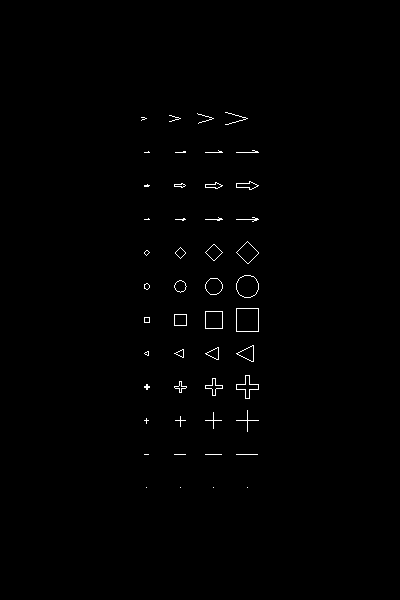

Write the Python code that produced this figure.
#!/usr/bin/env python

# Demonstrate vtkGlyphSource2D scaling by rendering all glyph types
# at four different fixed scale values in a grid layout.

# Factory overrides
import vtkmodules.vtkInteractionStyle  # noqa: F401
import vtkmodules.vtkRenderingFreeType  # noqa: F401
import vtkmodules.vtkRenderingOpenGL2  # noqa: F401

from vtkmodules.vtkCommonCore import vtkPoints
from vtkmodules.vtkCommonDataModel import vtkPolyData
from vtkmodules.vtkFiltersCore import vtkGlyph2D
from vtkmodules.vtkFiltersSources import vtkGlyphSource2D
from vtkmodules.vtkRenderingCore import (
    vtkActor,
    vtkPolyDataMapper,
    vtkRenderWindow,
    vtkRenderWindowInteractor,
    vtkRenderer,
)

# Row 0: VTK_NO_GLYPH (type 0)
points_0_0 = vtkPoints()
points_0_0.InsertNextPoint(3, 0, 0)
polydata_0_0 = vtkPolyData()
polydata_0_0.SetPoints(points_0_0)
glyph_source_0_0 = vtkGlyphSource2D()
glyph_source_0_0.SetGlyphType(0)
glyph_source_0_0.FilledOff()
glyph_source_0_0.SetResolution(25)
glyph_source_0_0.SetScale(0.5)
glyph_0_0 = vtkGlyph2D()
glyph_0_0.SetSourceConnection(glyph_source_0_0.GetOutputPort())
glyph_0_0.SetInputData(polydata_0_0)
glyph_0_0.Update()
mapper_0_0 = vtkPolyDataMapper()
mapper_0_0.SetInputConnection(glyph_0_0.GetOutputPort())
actor_0_0 = vtkActor()
actor_0_0.SetMapper(mapper_0_0)

points_0_1 = vtkPoints()
points_0_1.InsertNextPoint(6, 0, 0)
polydata_0_1 = vtkPolyData()
polydata_0_1.SetPoints(points_0_1)
glyph_source_0_1 = vtkGlyphSource2D()
glyph_source_0_1.SetGlyphType(0)
glyph_source_0_1.FilledOff()
glyph_source_0_1.SetResolution(25)
glyph_source_0_1.SetScale(1.0)
glyph_0_1 = vtkGlyph2D()
glyph_0_1.SetSourceConnection(glyph_source_0_1.GetOutputPort())
glyph_0_1.SetInputData(polydata_0_1)
glyph_0_1.Update()
mapper_0_1 = vtkPolyDataMapper()
mapper_0_1.SetInputConnection(glyph_0_1.GetOutputPort())
actor_0_1 = vtkActor()
actor_0_1.SetMapper(mapper_0_1)

points_0_2 = vtkPoints()
points_0_2.InsertNextPoint(9, 0, 0)
polydata_0_2 = vtkPolyData()
polydata_0_2.SetPoints(points_0_2)
glyph_source_0_2 = vtkGlyphSource2D()
glyph_source_0_2.SetGlyphType(0)
glyph_source_0_2.FilledOff()
glyph_source_0_2.SetResolution(25)
glyph_source_0_2.SetScale(1.5)
glyph_0_2 = vtkGlyph2D()
glyph_0_2.SetSourceConnection(glyph_source_0_2.GetOutputPort())
glyph_0_2.SetInputData(polydata_0_2)
glyph_0_2.Update()
mapper_0_2 = vtkPolyDataMapper()
mapper_0_2.SetInputConnection(glyph_0_2.GetOutputPort())
actor_0_2 = vtkActor()
actor_0_2.SetMapper(mapper_0_2)

points_0_3 = vtkPoints()
points_0_3.InsertNextPoint(12, 0, 0)
polydata_0_3 = vtkPolyData()
polydata_0_3.SetPoints(points_0_3)
glyph_source_0_3 = vtkGlyphSource2D()
glyph_source_0_3.SetGlyphType(0)
glyph_source_0_3.FilledOff()
glyph_source_0_3.SetResolution(25)
glyph_source_0_3.SetScale(2.0)
glyph_0_3 = vtkGlyph2D()
glyph_0_3.SetSourceConnection(glyph_source_0_3.GetOutputPort())
glyph_0_3.SetInputData(polydata_0_3)
glyph_0_3.Update()
mapper_0_3 = vtkPolyDataMapper()
mapper_0_3.SetInputConnection(glyph_0_3.GetOutputPort())
actor_0_3 = vtkActor()
actor_0_3.SetMapper(mapper_0_3)

# Row 1: VTK_VERTEX_GLYPH (type 1)
points_1_0 = vtkPoints()
points_1_0.InsertNextPoint(3, 3, 0)
polydata_1_0 = vtkPolyData()
polydata_1_0.SetPoints(points_1_0)
glyph_source_1_0 = vtkGlyphSource2D()
glyph_source_1_0.SetGlyphType(1)
glyph_source_1_0.FilledOff()
glyph_source_1_0.SetResolution(25)
glyph_source_1_0.SetScale(0.5)
glyph_1_0 = vtkGlyph2D()
glyph_1_0.SetSourceConnection(glyph_source_1_0.GetOutputPort())
glyph_1_0.SetInputData(polydata_1_0)
glyph_1_0.Update()
mapper_1_0 = vtkPolyDataMapper()
mapper_1_0.SetInputConnection(glyph_1_0.GetOutputPort())
actor_1_0 = vtkActor()
actor_1_0.SetMapper(mapper_1_0)

points_1_1 = vtkPoints()
points_1_1.InsertNextPoint(6, 3, 0)
polydata_1_1 = vtkPolyData()
polydata_1_1.SetPoints(points_1_1)
glyph_source_1_1 = vtkGlyphSource2D()
glyph_source_1_1.SetGlyphType(1)
glyph_source_1_1.FilledOff()
glyph_source_1_1.SetResolution(25)
glyph_source_1_1.SetScale(1.0)
glyph_1_1 = vtkGlyph2D()
glyph_1_1.SetSourceConnection(glyph_source_1_1.GetOutputPort())
glyph_1_1.SetInputData(polydata_1_1)
glyph_1_1.Update()
mapper_1_1 = vtkPolyDataMapper()
mapper_1_1.SetInputConnection(glyph_1_1.GetOutputPort())
actor_1_1 = vtkActor()
actor_1_1.SetMapper(mapper_1_1)

points_1_2 = vtkPoints()
points_1_2.InsertNextPoint(9, 3, 0)
polydata_1_2 = vtkPolyData()
polydata_1_2.SetPoints(points_1_2)
glyph_source_1_2 = vtkGlyphSource2D()
glyph_source_1_2.SetGlyphType(1)
glyph_source_1_2.FilledOff()
glyph_source_1_2.SetResolution(25)
glyph_source_1_2.SetScale(1.5)
glyph_1_2 = vtkGlyph2D()
glyph_1_2.SetSourceConnection(glyph_source_1_2.GetOutputPort())
glyph_1_2.SetInputData(polydata_1_2)
glyph_1_2.Update()
mapper_1_2 = vtkPolyDataMapper()
mapper_1_2.SetInputConnection(glyph_1_2.GetOutputPort())
actor_1_2 = vtkActor()
actor_1_2.SetMapper(mapper_1_2)

points_1_3 = vtkPoints()
points_1_3.InsertNextPoint(12, 3, 0)
polydata_1_3 = vtkPolyData()
polydata_1_3.SetPoints(points_1_3)
glyph_source_1_3 = vtkGlyphSource2D()
glyph_source_1_3.SetGlyphType(1)
glyph_source_1_3.FilledOff()
glyph_source_1_3.SetResolution(25)
glyph_source_1_3.SetScale(2.0)
glyph_1_3 = vtkGlyph2D()
glyph_1_3.SetSourceConnection(glyph_source_1_3.GetOutputPort())
glyph_1_3.SetInputData(polydata_1_3)
glyph_1_3.Update()
mapper_1_3 = vtkPolyDataMapper()
mapper_1_3.SetInputConnection(glyph_1_3.GetOutputPort())
actor_1_3 = vtkActor()
actor_1_3.SetMapper(mapper_1_3)

# Row 2: VTK_DASH_GLYPH (type 2)
points_2_0 = vtkPoints()
points_2_0.InsertNextPoint(3, 6, 0)
polydata_2_0 = vtkPolyData()
polydata_2_0.SetPoints(points_2_0)
glyph_source_2_0 = vtkGlyphSource2D()
glyph_source_2_0.SetGlyphType(2)
glyph_source_2_0.FilledOff()
glyph_source_2_0.SetResolution(25)
glyph_source_2_0.SetScale(0.5)
glyph_2_0 = vtkGlyph2D()
glyph_2_0.SetSourceConnection(glyph_source_2_0.GetOutputPort())
glyph_2_0.SetInputData(polydata_2_0)
glyph_2_0.Update()
mapper_2_0 = vtkPolyDataMapper()
mapper_2_0.SetInputConnection(glyph_2_0.GetOutputPort())
actor_2_0 = vtkActor()
actor_2_0.SetMapper(mapper_2_0)

points_2_1 = vtkPoints()
points_2_1.InsertNextPoint(6, 6, 0)
polydata_2_1 = vtkPolyData()
polydata_2_1.SetPoints(points_2_1)
glyph_source_2_1 = vtkGlyphSource2D()
glyph_source_2_1.SetGlyphType(2)
glyph_source_2_1.FilledOff()
glyph_source_2_1.SetResolution(25)
glyph_source_2_1.SetScale(1.0)
glyph_2_1 = vtkGlyph2D()
glyph_2_1.SetSourceConnection(glyph_source_2_1.GetOutputPort())
glyph_2_1.SetInputData(polydata_2_1)
glyph_2_1.Update()
mapper_2_1 = vtkPolyDataMapper()
mapper_2_1.SetInputConnection(glyph_2_1.GetOutputPort())
actor_2_1 = vtkActor()
actor_2_1.SetMapper(mapper_2_1)

points_2_2 = vtkPoints()
points_2_2.InsertNextPoint(9, 6, 0)
polydata_2_2 = vtkPolyData()
polydata_2_2.SetPoints(points_2_2)
glyph_source_2_2 = vtkGlyphSource2D()
glyph_source_2_2.SetGlyphType(2)
glyph_source_2_2.FilledOff()
glyph_source_2_2.SetResolution(25)
glyph_source_2_2.SetScale(1.5)
glyph_2_2 = vtkGlyph2D()
glyph_2_2.SetSourceConnection(glyph_source_2_2.GetOutputPort())
glyph_2_2.SetInputData(polydata_2_2)
glyph_2_2.Update()
mapper_2_2 = vtkPolyDataMapper()
mapper_2_2.SetInputConnection(glyph_2_2.GetOutputPort())
actor_2_2 = vtkActor()
actor_2_2.SetMapper(mapper_2_2)

points_2_3 = vtkPoints()
points_2_3.InsertNextPoint(12, 6, 0)
polydata_2_3 = vtkPolyData()
polydata_2_3.SetPoints(points_2_3)
glyph_source_2_3 = vtkGlyphSource2D()
glyph_source_2_3.SetGlyphType(2)
glyph_source_2_3.FilledOff()
glyph_source_2_3.SetResolution(25)
glyph_source_2_3.SetScale(2.0)
glyph_2_3 = vtkGlyph2D()
glyph_2_3.SetSourceConnection(glyph_source_2_3.GetOutputPort())
glyph_2_3.SetInputData(polydata_2_3)
glyph_2_3.Update()
mapper_2_3 = vtkPolyDataMapper()
mapper_2_3.SetInputConnection(glyph_2_3.GetOutputPort())
actor_2_3 = vtkActor()
actor_2_3.SetMapper(mapper_2_3)

# Row 3: VTK_CROSS_GLYPH (type 3)
points_3_0 = vtkPoints()
points_3_0.InsertNextPoint(3, 9, 0)
polydata_3_0 = vtkPolyData()
polydata_3_0.SetPoints(points_3_0)
glyph_source_3_0 = vtkGlyphSource2D()
glyph_source_3_0.SetGlyphType(3)
glyph_source_3_0.FilledOff()
glyph_source_3_0.SetResolution(25)
glyph_source_3_0.SetScale(0.5)
glyph_3_0 = vtkGlyph2D()
glyph_3_0.SetSourceConnection(glyph_source_3_0.GetOutputPort())
glyph_3_0.SetInputData(polydata_3_0)
glyph_3_0.Update()
mapper_3_0 = vtkPolyDataMapper()
mapper_3_0.SetInputConnection(glyph_3_0.GetOutputPort())
actor_3_0 = vtkActor()
actor_3_0.SetMapper(mapper_3_0)

points_3_1 = vtkPoints()
points_3_1.InsertNextPoint(6, 9, 0)
polydata_3_1 = vtkPolyData()
polydata_3_1.SetPoints(points_3_1)
glyph_source_3_1 = vtkGlyphSource2D()
glyph_source_3_1.SetGlyphType(3)
glyph_source_3_1.FilledOff()
glyph_source_3_1.SetResolution(25)
glyph_source_3_1.SetScale(1.0)
glyph_3_1 = vtkGlyph2D()
glyph_3_1.SetSourceConnection(glyph_source_3_1.GetOutputPort())
glyph_3_1.SetInputData(polydata_3_1)
glyph_3_1.Update()
mapper_3_1 = vtkPolyDataMapper()
mapper_3_1.SetInputConnection(glyph_3_1.GetOutputPort())
actor_3_1 = vtkActor()
actor_3_1.SetMapper(mapper_3_1)

points_3_2 = vtkPoints()
points_3_2.InsertNextPoint(9, 9, 0)
polydata_3_2 = vtkPolyData()
polydata_3_2.SetPoints(points_3_2)
glyph_source_3_2 = vtkGlyphSource2D()
glyph_source_3_2.SetGlyphType(3)
glyph_source_3_2.FilledOff()
glyph_source_3_2.SetResolution(25)
glyph_source_3_2.SetScale(1.5)
glyph_3_2 = vtkGlyph2D()
glyph_3_2.SetSourceConnection(glyph_source_3_2.GetOutputPort())
glyph_3_2.SetInputData(polydata_3_2)
glyph_3_2.Update()
mapper_3_2 = vtkPolyDataMapper()
mapper_3_2.SetInputConnection(glyph_3_2.GetOutputPort())
actor_3_2 = vtkActor()
actor_3_2.SetMapper(mapper_3_2)

points_3_3 = vtkPoints()
points_3_3.InsertNextPoint(12, 9, 0)
polydata_3_3 = vtkPolyData()
polydata_3_3.SetPoints(points_3_3)
glyph_source_3_3 = vtkGlyphSource2D()
glyph_source_3_3.SetGlyphType(3)
glyph_source_3_3.FilledOff()
glyph_source_3_3.SetResolution(25)
glyph_source_3_3.SetScale(2.0)
glyph_3_3 = vtkGlyph2D()
glyph_3_3.SetSourceConnection(glyph_source_3_3.GetOutputPort())
glyph_3_3.SetInputData(polydata_3_3)
glyph_3_3.Update()
mapper_3_3 = vtkPolyDataMapper()
mapper_3_3.SetInputConnection(glyph_3_3.GetOutputPort())
actor_3_3 = vtkActor()
actor_3_3.SetMapper(mapper_3_3)

# Row 4: VTK_THICKCROSS_GLYPH (type 4)
points_4_0 = vtkPoints()
points_4_0.InsertNextPoint(3, 12, 0)
polydata_4_0 = vtkPolyData()
polydata_4_0.SetPoints(points_4_0)
glyph_source_4_0 = vtkGlyphSource2D()
glyph_source_4_0.SetGlyphType(4)
glyph_source_4_0.FilledOff()
glyph_source_4_0.SetResolution(25)
glyph_source_4_0.SetScale(0.5)
glyph_4_0 = vtkGlyph2D()
glyph_4_0.SetSourceConnection(glyph_source_4_0.GetOutputPort())
glyph_4_0.SetInputData(polydata_4_0)
glyph_4_0.Update()
mapper_4_0 = vtkPolyDataMapper()
mapper_4_0.SetInputConnection(glyph_4_0.GetOutputPort())
actor_4_0 = vtkActor()
actor_4_0.SetMapper(mapper_4_0)

points_4_1 = vtkPoints()
points_4_1.InsertNextPoint(6, 12, 0)
polydata_4_1 = vtkPolyData()
polydata_4_1.SetPoints(points_4_1)
glyph_source_4_1 = vtkGlyphSource2D()
glyph_source_4_1.SetGlyphType(4)
glyph_source_4_1.FilledOff()
glyph_source_4_1.SetResolution(25)
glyph_source_4_1.SetScale(1.0)
glyph_4_1 = vtkGlyph2D()
glyph_4_1.SetSourceConnection(glyph_source_4_1.GetOutputPort())
glyph_4_1.SetInputData(polydata_4_1)
glyph_4_1.Update()
mapper_4_1 = vtkPolyDataMapper()
mapper_4_1.SetInputConnection(glyph_4_1.GetOutputPort())
actor_4_1 = vtkActor()
actor_4_1.SetMapper(mapper_4_1)

points_4_2 = vtkPoints()
points_4_2.InsertNextPoint(9, 12, 0)
polydata_4_2 = vtkPolyData()
polydata_4_2.SetPoints(points_4_2)
glyph_source_4_2 = vtkGlyphSource2D()
glyph_source_4_2.SetGlyphType(4)
glyph_source_4_2.FilledOff()
glyph_source_4_2.SetResolution(25)
glyph_source_4_2.SetScale(1.5)
glyph_4_2 = vtkGlyph2D()
glyph_4_2.SetSourceConnection(glyph_source_4_2.GetOutputPort())
glyph_4_2.SetInputData(polydata_4_2)
glyph_4_2.Update()
mapper_4_2 = vtkPolyDataMapper()
mapper_4_2.SetInputConnection(glyph_4_2.GetOutputPort())
actor_4_2 = vtkActor()
actor_4_2.SetMapper(mapper_4_2)

points_4_3 = vtkPoints()
points_4_3.InsertNextPoint(12, 12, 0)
polydata_4_3 = vtkPolyData()
polydata_4_3.SetPoints(points_4_3)
glyph_source_4_3 = vtkGlyphSource2D()
glyph_source_4_3.SetGlyphType(4)
glyph_source_4_3.FilledOff()
glyph_source_4_3.SetResolution(25)
glyph_source_4_3.SetScale(2.0)
glyph_4_3 = vtkGlyph2D()
glyph_4_3.SetSourceConnection(glyph_source_4_3.GetOutputPort())
glyph_4_3.SetInputData(polydata_4_3)
glyph_4_3.Update()
mapper_4_3 = vtkPolyDataMapper()
mapper_4_3.SetInputConnection(glyph_4_3.GetOutputPort())
actor_4_3 = vtkActor()
actor_4_3.SetMapper(mapper_4_3)

# Row 5: VTK_TRIANGLE_GLYPH (type 5)
points_5_0 = vtkPoints()
points_5_0.InsertNextPoint(3, 15, 0)
polydata_5_0 = vtkPolyData()
polydata_5_0.SetPoints(points_5_0)
glyph_source_5_0 = vtkGlyphSource2D()
glyph_source_5_0.SetGlyphType(5)
glyph_source_5_0.FilledOff()
glyph_source_5_0.SetResolution(25)
glyph_source_5_0.SetScale(0.5)
glyph_source_5_0.SetRotationAngle(90)
glyph_5_0 = vtkGlyph2D()
glyph_5_0.SetSourceConnection(glyph_source_5_0.GetOutputPort())
glyph_5_0.SetInputData(polydata_5_0)
glyph_5_0.Update()
mapper_5_0 = vtkPolyDataMapper()
mapper_5_0.SetInputConnection(glyph_5_0.GetOutputPort())
actor_5_0 = vtkActor()
actor_5_0.SetMapper(mapper_5_0)

points_5_1 = vtkPoints()
points_5_1.InsertNextPoint(6, 15, 0)
polydata_5_1 = vtkPolyData()
polydata_5_1.SetPoints(points_5_1)
glyph_source_5_1 = vtkGlyphSource2D()
glyph_source_5_1.SetGlyphType(5)
glyph_source_5_1.FilledOff()
glyph_source_5_1.SetResolution(25)
glyph_source_5_1.SetScale(1.0)
glyph_source_5_1.SetRotationAngle(90)
glyph_5_1 = vtkGlyph2D()
glyph_5_1.SetSourceConnection(glyph_source_5_1.GetOutputPort())
glyph_5_1.SetInputData(polydata_5_1)
glyph_5_1.Update()
mapper_5_1 = vtkPolyDataMapper()
mapper_5_1.SetInputConnection(glyph_5_1.GetOutputPort())
actor_5_1 = vtkActor()
actor_5_1.SetMapper(mapper_5_1)

points_5_2 = vtkPoints()
points_5_2.InsertNextPoint(9, 15, 0)
polydata_5_2 = vtkPolyData()
polydata_5_2.SetPoints(points_5_2)
glyph_source_5_2 = vtkGlyphSource2D()
glyph_source_5_2.SetGlyphType(5)
glyph_source_5_2.FilledOff()
glyph_source_5_2.SetResolution(25)
glyph_source_5_2.SetScale(1.5)
glyph_source_5_2.SetRotationAngle(90)
glyph_5_2 = vtkGlyph2D()
glyph_5_2.SetSourceConnection(glyph_source_5_2.GetOutputPort())
glyph_5_2.SetInputData(polydata_5_2)
glyph_5_2.Update()
mapper_5_2 = vtkPolyDataMapper()
mapper_5_2.SetInputConnection(glyph_5_2.GetOutputPort())
actor_5_2 = vtkActor()
actor_5_2.SetMapper(mapper_5_2)

points_5_3 = vtkPoints()
points_5_3.InsertNextPoint(12, 15, 0)
polydata_5_3 = vtkPolyData()
polydata_5_3.SetPoints(points_5_3)
glyph_source_5_3 = vtkGlyphSource2D()
glyph_source_5_3.SetGlyphType(5)
glyph_source_5_3.FilledOff()
glyph_source_5_3.SetResolution(25)
glyph_source_5_3.SetScale(2.0)
glyph_source_5_3.SetRotationAngle(90)
glyph_5_3 = vtkGlyph2D()
glyph_5_3.SetSourceConnection(glyph_source_5_3.GetOutputPort())
glyph_5_3.SetInputData(polydata_5_3)
glyph_5_3.Update()
mapper_5_3 = vtkPolyDataMapper()
mapper_5_3.SetInputConnection(glyph_5_3.GetOutputPort())
actor_5_3 = vtkActor()
actor_5_3.SetMapper(mapper_5_3)

# Row 6: VTK_SQUARE_GLYPH (type 6)
points_6_0 = vtkPoints()
points_6_0.InsertNextPoint(3, 18, 0)
polydata_6_0 = vtkPolyData()
polydata_6_0.SetPoints(points_6_0)
glyph_source_6_0 = vtkGlyphSource2D()
glyph_source_6_0.SetGlyphType(6)
glyph_source_6_0.FilledOff()
glyph_source_6_0.SetResolution(25)
glyph_source_6_0.SetScale(0.5)
glyph_6_0 = vtkGlyph2D()
glyph_6_0.SetSourceConnection(glyph_source_6_0.GetOutputPort())
glyph_6_0.SetInputData(polydata_6_0)
glyph_6_0.Update()
mapper_6_0 = vtkPolyDataMapper()
mapper_6_0.SetInputConnection(glyph_6_0.GetOutputPort())
actor_6_0 = vtkActor()
actor_6_0.SetMapper(mapper_6_0)

points_6_1 = vtkPoints()
points_6_1.InsertNextPoint(6, 18, 0)
polydata_6_1 = vtkPolyData()
polydata_6_1.SetPoints(points_6_1)
glyph_source_6_1 = vtkGlyphSource2D()
glyph_source_6_1.SetGlyphType(6)
glyph_source_6_1.FilledOff()
glyph_source_6_1.SetResolution(25)
glyph_source_6_1.SetScale(1.0)
glyph_6_1 = vtkGlyph2D()
glyph_6_1.SetSourceConnection(glyph_source_6_1.GetOutputPort())
glyph_6_1.SetInputData(polydata_6_1)
glyph_6_1.Update()
mapper_6_1 = vtkPolyDataMapper()
mapper_6_1.SetInputConnection(glyph_6_1.GetOutputPort())
actor_6_1 = vtkActor()
actor_6_1.SetMapper(mapper_6_1)

points_6_2 = vtkPoints()
points_6_2.InsertNextPoint(9, 18, 0)
polydata_6_2 = vtkPolyData()
polydata_6_2.SetPoints(points_6_2)
glyph_source_6_2 = vtkGlyphSource2D()
glyph_source_6_2.SetGlyphType(6)
glyph_source_6_2.FilledOff()
glyph_source_6_2.SetResolution(25)
glyph_source_6_2.SetScale(1.5)
glyph_6_2 = vtkGlyph2D()
glyph_6_2.SetSourceConnection(glyph_source_6_2.GetOutputPort())
glyph_6_2.SetInputData(polydata_6_2)
glyph_6_2.Update()
mapper_6_2 = vtkPolyDataMapper()
mapper_6_2.SetInputConnection(glyph_6_2.GetOutputPort())
actor_6_2 = vtkActor()
actor_6_2.SetMapper(mapper_6_2)

points_6_3 = vtkPoints()
points_6_3.InsertNextPoint(12, 18, 0)
polydata_6_3 = vtkPolyData()
polydata_6_3.SetPoints(points_6_3)
glyph_source_6_3 = vtkGlyphSource2D()
glyph_source_6_3.SetGlyphType(6)
glyph_source_6_3.FilledOff()
glyph_source_6_3.SetResolution(25)
glyph_source_6_3.SetScale(2.0)
glyph_6_3 = vtkGlyph2D()
glyph_6_3.SetSourceConnection(glyph_source_6_3.GetOutputPort())
glyph_6_3.SetInputData(polydata_6_3)
glyph_6_3.Update()
mapper_6_3 = vtkPolyDataMapper()
mapper_6_3.SetInputConnection(glyph_6_3.GetOutputPort())
actor_6_3 = vtkActor()
actor_6_3.SetMapper(mapper_6_3)

# Row 7: VTK_CIRCLE_GLYPH (type 7)
points_7_0 = vtkPoints()
points_7_0.InsertNextPoint(3, 21, 0)
polydata_7_0 = vtkPolyData()
polydata_7_0.SetPoints(points_7_0)
glyph_source_7_0 = vtkGlyphSource2D()
glyph_source_7_0.SetGlyphType(7)
glyph_source_7_0.FilledOff()
glyph_source_7_0.SetResolution(25)
glyph_source_7_0.SetScale(0.5)
glyph_7_0 = vtkGlyph2D()
glyph_7_0.SetSourceConnection(glyph_source_7_0.GetOutputPort())
glyph_7_0.SetInputData(polydata_7_0)
glyph_7_0.Update()
mapper_7_0 = vtkPolyDataMapper()
mapper_7_0.SetInputConnection(glyph_7_0.GetOutputPort())
actor_7_0 = vtkActor()
actor_7_0.SetMapper(mapper_7_0)

points_7_1 = vtkPoints()
points_7_1.InsertNextPoint(6, 21, 0)
polydata_7_1 = vtkPolyData()
polydata_7_1.SetPoints(points_7_1)
glyph_source_7_1 = vtkGlyphSource2D()
glyph_source_7_1.SetGlyphType(7)
glyph_source_7_1.FilledOff()
glyph_source_7_1.SetResolution(25)
glyph_source_7_1.SetScale(1.0)
glyph_7_1 = vtkGlyph2D()
glyph_7_1.SetSourceConnection(glyph_source_7_1.GetOutputPort())
glyph_7_1.SetInputData(polydata_7_1)
glyph_7_1.Update()
mapper_7_1 = vtkPolyDataMapper()
mapper_7_1.SetInputConnection(glyph_7_1.GetOutputPort())
actor_7_1 = vtkActor()
actor_7_1.SetMapper(mapper_7_1)

points_7_2 = vtkPoints()
points_7_2.InsertNextPoint(9, 21, 0)
polydata_7_2 = vtkPolyData()
polydata_7_2.SetPoints(points_7_2)
glyph_source_7_2 = vtkGlyphSource2D()
glyph_source_7_2.SetGlyphType(7)
glyph_source_7_2.FilledOff()
glyph_source_7_2.SetResolution(25)
glyph_source_7_2.SetScale(1.5)
glyph_7_2 = vtkGlyph2D()
glyph_7_2.SetSourceConnection(glyph_source_7_2.GetOutputPort())
glyph_7_2.SetInputData(polydata_7_2)
glyph_7_2.Update()
mapper_7_2 = vtkPolyDataMapper()
mapper_7_2.SetInputConnection(glyph_7_2.GetOutputPort())
actor_7_2 = vtkActor()
actor_7_2.SetMapper(mapper_7_2)

points_7_3 = vtkPoints()
points_7_3.InsertNextPoint(12, 21, 0)
polydata_7_3 = vtkPolyData()
polydata_7_3.SetPoints(points_7_3)
glyph_source_7_3 = vtkGlyphSource2D()
glyph_source_7_3.SetGlyphType(7)
glyph_source_7_3.FilledOff()
glyph_source_7_3.SetResolution(25)
glyph_source_7_3.SetScale(2.0)
glyph_7_3 = vtkGlyph2D()
glyph_7_3.SetSourceConnection(glyph_source_7_3.GetOutputPort())
glyph_7_3.SetInputData(polydata_7_3)
glyph_7_3.Update()
mapper_7_3 = vtkPolyDataMapper()
mapper_7_3.SetInputConnection(glyph_7_3.GetOutputPort())
actor_7_3 = vtkActor()
actor_7_3.SetMapper(mapper_7_3)

# Row 8: VTK_DIAMOND_GLYPH (type 8)
points_8_0 = vtkPoints()
points_8_0.InsertNextPoint(3, 24, 0)
polydata_8_0 = vtkPolyData()
polydata_8_0.SetPoints(points_8_0)
glyph_source_8_0 = vtkGlyphSource2D()
glyph_source_8_0.SetGlyphType(8)
glyph_source_8_0.FilledOff()
glyph_source_8_0.SetResolution(25)
glyph_source_8_0.SetScale(0.5)
glyph_8_0 = vtkGlyph2D()
glyph_8_0.SetSourceConnection(glyph_source_8_0.GetOutputPort())
glyph_8_0.SetInputData(polydata_8_0)
glyph_8_0.Update()
mapper_8_0 = vtkPolyDataMapper()
mapper_8_0.SetInputConnection(glyph_8_0.GetOutputPort())
actor_8_0 = vtkActor()
actor_8_0.SetMapper(mapper_8_0)

points_8_1 = vtkPoints()
points_8_1.InsertNextPoint(6, 24, 0)
polydata_8_1 = vtkPolyData()
polydata_8_1.SetPoints(points_8_1)
glyph_source_8_1 = vtkGlyphSource2D()
glyph_source_8_1.SetGlyphType(8)
glyph_source_8_1.FilledOff()
glyph_source_8_1.SetResolution(25)
glyph_source_8_1.SetScale(1.0)
glyph_8_1 = vtkGlyph2D()
glyph_8_1.SetSourceConnection(glyph_source_8_1.GetOutputPort())
glyph_8_1.SetInputData(polydata_8_1)
glyph_8_1.Update()
mapper_8_1 = vtkPolyDataMapper()
mapper_8_1.SetInputConnection(glyph_8_1.GetOutputPort())
actor_8_1 = vtkActor()
actor_8_1.SetMapper(mapper_8_1)

points_8_2 = vtkPoints()
points_8_2.InsertNextPoint(9, 24, 0)
polydata_8_2 = vtkPolyData()
polydata_8_2.SetPoints(points_8_2)
glyph_source_8_2 = vtkGlyphSource2D()
glyph_source_8_2.SetGlyphType(8)
glyph_source_8_2.FilledOff()
glyph_source_8_2.SetResolution(25)
glyph_source_8_2.SetScale(1.5)
glyph_8_2 = vtkGlyph2D()
glyph_8_2.SetSourceConnection(glyph_source_8_2.GetOutputPort())
glyph_8_2.SetInputData(polydata_8_2)
glyph_8_2.Update()
mapper_8_2 = vtkPolyDataMapper()
mapper_8_2.SetInputConnection(glyph_8_2.GetOutputPort())
actor_8_2 = vtkActor()
actor_8_2.SetMapper(mapper_8_2)

points_8_3 = vtkPoints()
points_8_3.InsertNextPoint(12, 24, 0)
polydata_8_3 = vtkPolyData()
polydata_8_3.SetPoints(points_8_3)
glyph_source_8_3 = vtkGlyphSource2D()
glyph_source_8_3.SetGlyphType(8)
glyph_source_8_3.FilledOff()
glyph_source_8_3.SetResolution(25)
glyph_source_8_3.SetScale(2.0)
glyph_8_3 = vtkGlyph2D()
glyph_8_3.SetSourceConnection(glyph_source_8_3.GetOutputPort())
glyph_8_3.SetInputData(polydata_8_3)
glyph_8_3.Update()
mapper_8_3 = vtkPolyDataMapper()
mapper_8_3.SetInputConnection(glyph_8_3.GetOutputPort())
actor_8_3 = vtkActor()
actor_8_3.SetMapper(mapper_8_3)

# Row 9: VTK_ARROW_GLYPH (type 9)
points_9_0 = vtkPoints()
points_9_0.InsertNextPoint(3, 27, 0)
polydata_9_0 = vtkPolyData()
polydata_9_0.SetPoints(points_9_0)
glyph_source_9_0 = vtkGlyphSource2D()
glyph_source_9_0.SetGlyphType(9)
glyph_source_9_0.FilledOff()
glyph_source_9_0.SetResolution(25)
glyph_source_9_0.SetScale(0.5)
glyph_9_0 = vtkGlyph2D()
glyph_9_0.SetSourceConnection(glyph_source_9_0.GetOutputPort())
glyph_9_0.SetInputData(polydata_9_0)
glyph_9_0.Update()
mapper_9_0 = vtkPolyDataMapper()
mapper_9_0.SetInputConnection(glyph_9_0.GetOutputPort())
actor_9_0 = vtkActor()
actor_9_0.SetMapper(mapper_9_0)

points_9_1 = vtkPoints()
points_9_1.InsertNextPoint(6, 27, 0)
polydata_9_1 = vtkPolyData()
polydata_9_1.SetPoints(points_9_1)
glyph_source_9_1 = vtkGlyphSource2D()
glyph_source_9_1.SetGlyphType(9)
glyph_source_9_1.FilledOff()
glyph_source_9_1.SetResolution(25)
glyph_source_9_1.SetScale(1.0)
glyph_9_1 = vtkGlyph2D()
glyph_9_1.SetSourceConnection(glyph_source_9_1.GetOutputPort())
glyph_9_1.SetInputData(polydata_9_1)
glyph_9_1.Update()
mapper_9_1 = vtkPolyDataMapper()
mapper_9_1.SetInputConnection(glyph_9_1.GetOutputPort())
actor_9_1 = vtkActor()
actor_9_1.SetMapper(mapper_9_1)

points_9_2 = vtkPoints()
points_9_2.InsertNextPoint(9, 27, 0)
polydata_9_2 = vtkPolyData()
polydata_9_2.SetPoints(points_9_2)
glyph_source_9_2 = vtkGlyphSource2D()
glyph_source_9_2.SetGlyphType(9)
glyph_source_9_2.FilledOff()
glyph_source_9_2.SetResolution(25)
glyph_source_9_2.SetScale(1.5)
glyph_9_2 = vtkGlyph2D()
glyph_9_2.SetSourceConnection(glyph_source_9_2.GetOutputPort())
glyph_9_2.SetInputData(polydata_9_2)
glyph_9_2.Update()
mapper_9_2 = vtkPolyDataMapper()
mapper_9_2.SetInputConnection(glyph_9_2.GetOutputPort())
actor_9_2 = vtkActor()
actor_9_2.SetMapper(mapper_9_2)

points_9_3 = vtkPoints()
points_9_3.InsertNextPoint(12, 27, 0)
polydata_9_3 = vtkPolyData()
polydata_9_3.SetPoints(points_9_3)
glyph_source_9_3 = vtkGlyphSource2D()
glyph_source_9_3.SetGlyphType(9)
glyph_source_9_3.FilledOff()
glyph_source_9_3.SetResolution(25)
glyph_source_9_3.SetScale(2.0)
glyph_9_3 = vtkGlyph2D()
glyph_9_3.SetSourceConnection(glyph_source_9_3.GetOutputPort())
glyph_9_3.SetInputData(polydata_9_3)
glyph_9_3.Update()
mapper_9_3 = vtkPolyDataMapper()
mapper_9_3.SetInputConnection(glyph_9_3.GetOutputPort())
actor_9_3 = vtkActor()
actor_9_3.SetMapper(mapper_9_3)

# Row 10: VTK_THICKARROW_GLYPH (type 10)
points_10_0 = vtkPoints()
points_10_0.InsertNextPoint(3, 30, 0)
polydata_10_0 = vtkPolyData()
polydata_10_0.SetPoints(points_10_0)
glyph_source_10_0 = vtkGlyphSource2D()
glyph_source_10_0.SetGlyphType(10)
glyph_source_10_0.FilledOff()
glyph_source_10_0.SetResolution(25)
glyph_source_10_0.SetScale(0.5)
glyph_10_0 = vtkGlyph2D()
glyph_10_0.SetSourceConnection(glyph_source_10_0.GetOutputPort())
glyph_10_0.SetInputData(polydata_10_0)
glyph_10_0.Update()
mapper_10_0 = vtkPolyDataMapper()
mapper_10_0.SetInputConnection(glyph_10_0.GetOutputPort())
actor_10_0 = vtkActor()
actor_10_0.SetMapper(mapper_10_0)

points_10_1 = vtkPoints()
points_10_1.InsertNextPoint(6, 30, 0)
polydata_10_1 = vtkPolyData()
polydata_10_1.SetPoints(points_10_1)
glyph_source_10_1 = vtkGlyphSource2D()
glyph_source_10_1.SetGlyphType(10)
glyph_source_10_1.FilledOff()
glyph_source_10_1.SetResolution(25)
glyph_source_10_1.SetScale(1.0)
glyph_10_1 = vtkGlyph2D()
glyph_10_1.SetSourceConnection(glyph_source_10_1.GetOutputPort())
glyph_10_1.SetInputData(polydata_10_1)
glyph_10_1.Update()
mapper_10_1 = vtkPolyDataMapper()
mapper_10_1.SetInputConnection(glyph_10_1.GetOutputPort())
actor_10_1 = vtkActor()
actor_10_1.SetMapper(mapper_10_1)

points_10_2 = vtkPoints()
points_10_2.InsertNextPoint(9, 30, 0)
polydata_10_2 = vtkPolyData()
polydata_10_2.SetPoints(points_10_2)
glyph_source_10_2 = vtkGlyphSource2D()
glyph_source_10_2.SetGlyphType(10)
glyph_source_10_2.FilledOff()
glyph_source_10_2.SetResolution(25)
glyph_source_10_2.SetScale(1.5)
glyph_10_2 = vtkGlyph2D()
glyph_10_2.SetSourceConnection(glyph_source_10_2.GetOutputPort())
glyph_10_2.SetInputData(polydata_10_2)
glyph_10_2.Update()
mapper_10_2 = vtkPolyDataMapper()
mapper_10_2.SetInputConnection(glyph_10_2.GetOutputPort())
actor_10_2 = vtkActor()
actor_10_2.SetMapper(mapper_10_2)

points_10_3 = vtkPoints()
points_10_3.InsertNextPoint(12, 30, 0)
polydata_10_3 = vtkPolyData()
polydata_10_3.SetPoints(points_10_3)
glyph_source_10_3 = vtkGlyphSource2D()
glyph_source_10_3.SetGlyphType(10)
glyph_source_10_3.FilledOff()
glyph_source_10_3.SetResolution(25)
glyph_source_10_3.SetScale(2.0)
glyph_10_3 = vtkGlyph2D()
glyph_10_3.SetSourceConnection(glyph_source_10_3.GetOutputPort())
glyph_10_3.SetInputData(polydata_10_3)
glyph_10_3.Update()
mapper_10_3 = vtkPolyDataMapper()
mapper_10_3.SetInputConnection(glyph_10_3.GetOutputPort())
actor_10_3 = vtkActor()
actor_10_3.SetMapper(mapper_10_3)

# Row 11: VTK_HOOKEDARROW_GLYPH (type 11)
points_11_0 = vtkPoints()
points_11_0.InsertNextPoint(3, 33, 0)
polydata_11_0 = vtkPolyData()
polydata_11_0.SetPoints(points_11_0)
glyph_source_11_0 = vtkGlyphSource2D()
glyph_source_11_0.SetGlyphType(11)
glyph_source_11_0.FilledOff()
glyph_source_11_0.SetResolution(25)
glyph_source_11_0.SetScale(0.5)
glyph_11_0 = vtkGlyph2D()
glyph_11_0.SetSourceConnection(glyph_source_11_0.GetOutputPort())
glyph_11_0.SetInputData(polydata_11_0)
glyph_11_0.Update()
mapper_11_0 = vtkPolyDataMapper()
mapper_11_0.SetInputConnection(glyph_11_0.GetOutputPort())
actor_11_0 = vtkActor()
actor_11_0.SetMapper(mapper_11_0)

points_11_1 = vtkPoints()
points_11_1.InsertNextPoint(6, 33, 0)
polydata_11_1 = vtkPolyData()
polydata_11_1.SetPoints(points_11_1)
glyph_source_11_1 = vtkGlyphSource2D()
glyph_source_11_1.SetGlyphType(11)
glyph_source_11_1.FilledOff()
glyph_source_11_1.SetResolution(25)
glyph_source_11_1.SetScale(1.0)
glyph_11_1 = vtkGlyph2D()
glyph_11_1.SetSourceConnection(glyph_source_11_1.GetOutputPort())
glyph_11_1.SetInputData(polydata_11_1)
glyph_11_1.Update()
mapper_11_1 = vtkPolyDataMapper()
mapper_11_1.SetInputConnection(glyph_11_1.GetOutputPort())
actor_11_1 = vtkActor()
actor_11_1.SetMapper(mapper_11_1)

points_11_2 = vtkPoints()
points_11_2.InsertNextPoint(9, 33, 0)
polydata_11_2 = vtkPolyData()
polydata_11_2.SetPoints(points_11_2)
glyph_source_11_2 = vtkGlyphSource2D()
glyph_source_11_2.SetGlyphType(11)
glyph_source_11_2.FilledOff()
glyph_source_11_2.SetResolution(25)
glyph_source_11_2.SetScale(1.5)
glyph_11_2 = vtkGlyph2D()
glyph_11_2.SetSourceConnection(glyph_source_11_2.GetOutputPort())
glyph_11_2.SetInputData(polydata_11_2)
glyph_11_2.Update()
mapper_11_2 = vtkPolyDataMapper()
mapper_11_2.SetInputConnection(glyph_11_2.GetOutputPort())
actor_11_2 = vtkActor()
actor_11_2.SetMapper(mapper_11_2)

points_11_3 = vtkPoints()
points_11_3.InsertNextPoint(12, 33, 0)
polydata_11_3 = vtkPolyData()
polydata_11_3.SetPoints(points_11_3)
glyph_source_11_3 = vtkGlyphSource2D()
glyph_source_11_3.SetGlyphType(11)
glyph_source_11_3.FilledOff()
glyph_source_11_3.SetResolution(25)
glyph_source_11_3.SetScale(2.0)
glyph_11_3 = vtkGlyph2D()
glyph_11_3.SetSourceConnection(glyph_source_11_3.GetOutputPort())
glyph_11_3.SetInputData(polydata_11_3)
glyph_11_3.Update()
mapper_11_3 = vtkPolyDataMapper()
mapper_11_3.SetInputConnection(glyph_11_3.GetOutputPort())
actor_11_3 = vtkActor()
actor_11_3.SetMapper(mapper_11_3)

# Row 12: VTK_EDGEARROW_GLYPH (type 12)
points_12_0 = vtkPoints()
points_12_0.InsertNextPoint(3, 36, 0)
polydata_12_0 = vtkPolyData()
polydata_12_0.SetPoints(points_12_0)
glyph_source_12_0 = vtkGlyphSource2D()
glyph_source_12_0.SetGlyphType(12)
glyph_source_12_0.FilledOff()
glyph_source_12_0.SetResolution(25)
glyph_source_12_0.SetScale(0.5)
glyph_12_0 = vtkGlyph2D()
glyph_12_0.SetSourceConnection(glyph_source_12_0.GetOutputPort())
glyph_12_0.SetInputData(polydata_12_0)
glyph_12_0.Update()
mapper_12_0 = vtkPolyDataMapper()
mapper_12_0.SetInputConnection(glyph_12_0.GetOutputPort())
actor_12_0 = vtkActor()
actor_12_0.SetMapper(mapper_12_0)

points_12_1 = vtkPoints()
points_12_1.InsertNextPoint(6, 36, 0)
polydata_12_1 = vtkPolyData()
polydata_12_1.SetPoints(points_12_1)
glyph_source_12_1 = vtkGlyphSource2D()
glyph_source_12_1.SetGlyphType(12)
glyph_source_12_1.FilledOff()
glyph_source_12_1.SetResolution(25)
glyph_source_12_1.SetScale(1.0)
glyph_12_1 = vtkGlyph2D()
glyph_12_1.SetSourceConnection(glyph_source_12_1.GetOutputPort())
glyph_12_1.SetInputData(polydata_12_1)
glyph_12_1.Update()
mapper_12_1 = vtkPolyDataMapper()
mapper_12_1.SetInputConnection(glyph_12_1.GetOutputPort())
actor_12_1 = vtkActor()
actor_12_1.SetMapper(mapper_12_1)

points_12_2 = vtkPoints()
points_12_2.InsertNextPoint(9, 36, 0)
polydata_12_2 = vtkPolyData()
polydata_12_2.SetPoints(points_12_2)
glyph_source_12_2 = vtkGlyphSource2D()
glyph_source_12_2.SetGlyphType(12)
glyph_source_12_2.FilledOff()
glyph_source_12_2.SetResolution(25)
glyph_source_12_2.SetScale(1.5)
glyph_12_2 = vtkGlyph2D()
glyph_12_2.SetSourceConnection(glyph_source_12_2.GetOutputPort())
glyph_12_2.SetInputData(polydata_12_2)
glyph_12_2.Update()
mapper_12_2 = vtkPolyDataMapper()
mapper_12_2.SetInputConnection(glyph_12_2.GetOutputPort())
actor_12_2 = vtkActor()
actor_12_2.SetMapper(mapper_12_2)

points_12_3 = vtkPoints()
points_12_3.InsertNextPoint(12, 36, 0)
polydata_12_3 = vtkPolyData()
polydata_12_3.SetPoints(points_12_3)
glyph_source_12_3 = vtkGlyphSource2D()
glyph_source_12_3.SetGlyphType(12)
glyph_source_12_3.FilledOff()
glyph_source_12_3.SetResolution(25)
glyph_source_12_3.SetScale(2.0)
glyph_12_3 = vtkGlyph2D()
glyph_12_3.SetSourceConnection(glyph_source_12_3.GetOutputPort())
glyph_12_3.SetInputData(polydata_12_3)
glyph_12_3.Update()
mapper_12_3 = vtkPolyDataMapper()
mapper_12_3.SetInputConnection(glyph_12_3.GetOutputPort())
actor_12_3 = vtkActor()
actor_12_3.SetMapper(mapper_12_3)

# Renderer
renderer = vtkRenderer()
renderer.AddActor(actor_0_0)
renderer.AddActor(actor_0_1)
renderer.AddActor(actor_0_2)
renderer.AddActor(actor_0_3)
renderer.AddActor(actor_1_0)
renderer.AddActor(actor_1_1)
renderer.AddActor(actor_1_2)
renderer.AddActor(actor_1_3)
renderer.AddActor(actor_2_0)
renderer.AddActor(actor_2_1)
renderer.AddActor(actor_2_2)
renderer.AddActor(actor_2_3)
renderer.AddActor(actor_3_0)
renderer.AddActor(actor_3_1)
renderer.AddActor(actor_3_2)
renderer.AddActor(actor_3_3)
renderer.AddActor(actor_4_0)
renderer.AddActor(actor_4_1)
renderer.AddActor(actor_4_2)
renderer.AddActor(actor_4_3)
renderer.AddActor(actor_5_0)
renderer.AddActor(actor_5_1)
renderer.AddActor(actor_5_2)
renderer.AddActor(actor_5_3)
renderer.AddActor(actor_6_0)
renderer.AddActor(actor_6_1)
renderer.AddActor(actor_6_2)
renderer.AddActor(actor_6_3)
renderer.AddActor(actor_7_0)
renderer.AddActor(actor_7_1)
renderer.AddActor(actor_7_2)
renderer.AddActor(actor_7_3)
renderer.AddActor(actor_8_0)
renderer.AddActor(actor_8_1)
renderer.AddActor(actor_8_2)
renderer.AddActor(actor_8_3)
renderer.AddActor(actor_9_0)
renderer.AddActor(actor_9_1)
renderer.AddActor(actor_9_2)
renderer.AddActor(actor_9_3)
renderer.AddActor(actor_10_0)
renderer.AddActor(actor_10_1)
renderer.AddActor(actor_10_2)
renderer.AddActor(actor_10_3)
renderer.AddActor(actor_11_0)
renderer.AddActor(actor_11_1)
renderer.AddActor(actor_11_2)
renderer.AddActor(actor_11_3)
renderer.AddActor(actor_12_0)
renderer.AddActor(actor_12_1)
renderer.AddActor(actor_12_2)
renderer.AddActor(actor_12_3)

# Window
render_window = vtkRenderWindow()
render_window.SetSize(400, 600)
render_window.AddRenderer(renderer)
render_window.SetWindowName("glyph scaling")

# Interactor
interactor = vtkRenderWindowInteractor()
interactor.SetRenderWindow(render_window)

interactor.Initialize()
interactor.Start()
